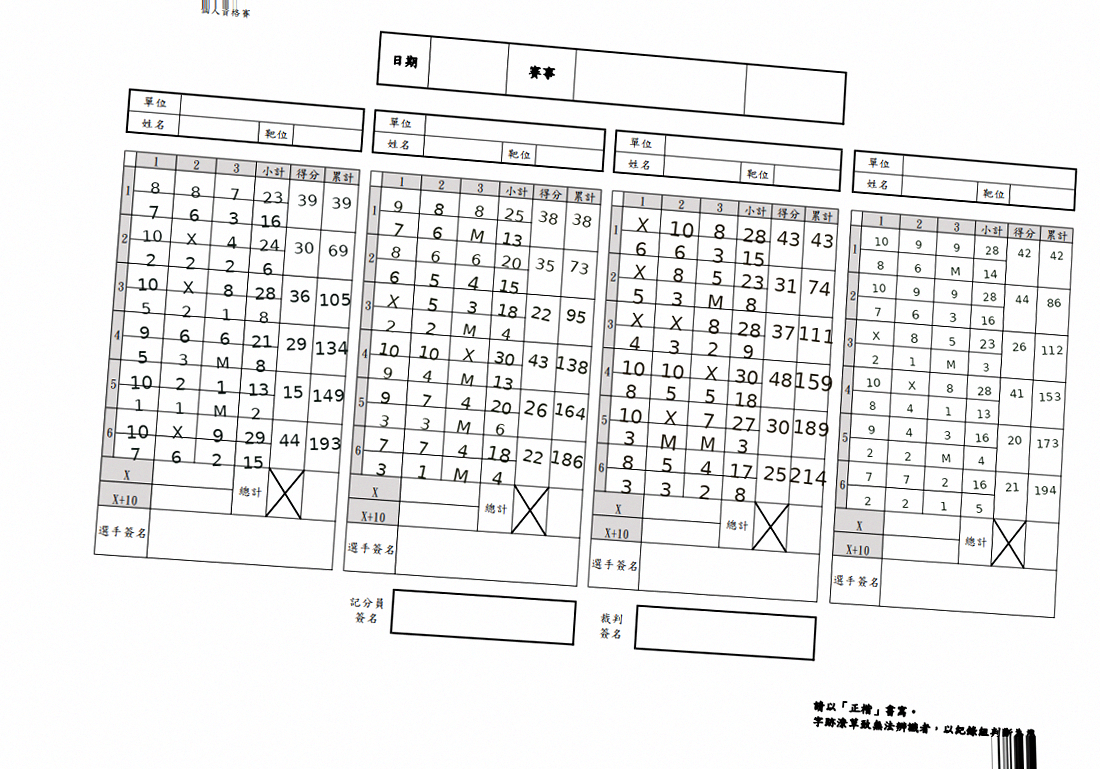
#> input picture fake_data_sample2.png, 1100 x 769 px; its folder holds only this picture in this run
$ python -i image_quality.py   (imports and definitions only)   (older library calls are emulated)
#> lines starting #> are read from the running program, lines starting #| are printed output that depends on the picture; after the words box and inside, x2 and y2 are one past the last pixel; in counts of white or black regions, pixels touching at a corner belong together
#> in analyze_image_quality, img is the input picture: shape (769, 1100, 3); mean B, G, R 236.7, 236.9, 236.9
import json
from dataclasses import dataclass
from pathlib import Path

import cv2
import numpy as np


@dataclass
class ImageQualityResult:
    image_path: str
    width: int
    height: int
    estimated_skew_deg: float
    orientation: str
    shadow_ratio: float
    blur_score: float

    def to_dict(self) -> dict:
        return {
            "image_path": self.image_path,
            "width": self.width,
            "height": self.height,
            "estimated_skew_deg": round(self.estimated_skew_deg, 3),
            "orientation": self.orientation,
            "shadow_ratio": round(self.shadow_ratio, 4),
            "blur_score": round(self.blur_score, 3),
        }


def _estimate_skew_angle(gray: np.ndarray) -> float:
    edges = cv2.Canny(gray, 80, 180)
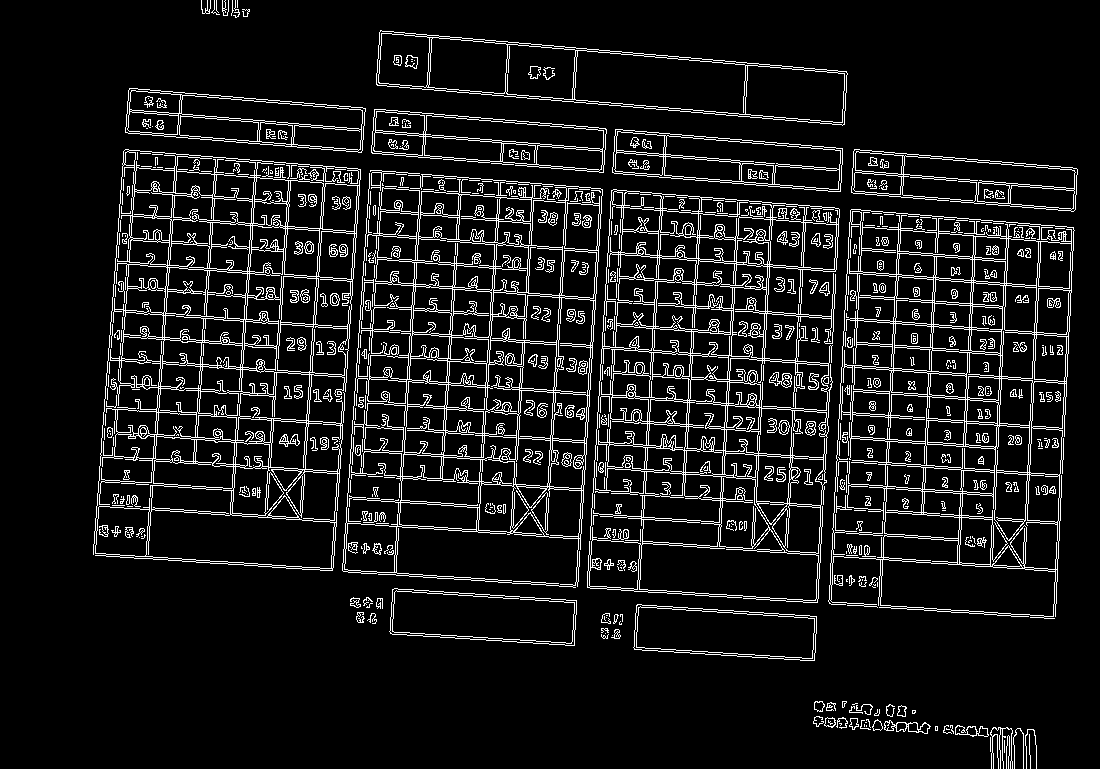
#> edges: shape (769, 1100); 9.3% white in thin lines or dots, all inside (x1, y1, x2, y2) = (93, 0, 1078, 769)
    lines = cv2.HoughLinesP(edges, 1, np.pi / 180, threshold=120, minLineLength=80, maxLineGap=12)
#> lines = 287 rows, first 6: [101, 455, 820, 505], [104, 408, 684, 449], [100, 457, 1059, 524], [93, 552, 383, 572], [97, 505, 729, 549], [514, 143, 982, 183]
    if lines is None:
        return 0.0
    angles = []
    for line in lines[:, 0]:
        x1, y1, x2, y2 = line
        angle = np.degrees(np.arctan2(y2 - y1, x2 - x1))
        if -45 <= angle <= 45:
            angles.append(angle)
#> this loop made 287 passes
#> (x1, y1, x2, y2, angle) on passes 1 to 3: (101, 455, 820, 505, 3.98), (104, 408, 684, 449, 4.04), (100, 457, 1059, 524, 4)
#> after the loop, angles = 213 values, max 5.93 at index 197, min 2.73 at index 167, mean 4.31
    if not angles:
        return 0.0
    return float(np.median(angles))


def _estimate_orientation(gray: np.ndarray) -> str:
    h, w = gray.shape
#> h = 769; w = 1100
    return "portrait" if h >= w else "landscape"


def _estimate_shadow_ratio(gray: np.ndarray) -> float:
    # Pixels too dark are treated as potential shadow area.
    return float(np.mean(gray < 60))


def _estimate_blur(gray: np.ndarray) -> float:
    return float(cv2.Laplacian(gray, cv2.CV_64F).var())


def analyze_image_quality(image_path: Path) -> ImageQualityResult:
    img = cv2.imread(str(image_path))
    if img is None:
        raise FileNotFoundError(f"Cannot open image: {image_path}")
    gray = cv2.cvtColor(img, cv2.COLOR_BGR2GRAY)

    return ImageQualityResult(
        image_path=str(image_path),
        width=img.shape[1],
        height=img.shape[0],
        estimated_skew_deg=_estimate_skew_angle(gray),
        orientation=_estimate_orientation(gray),
        shadow_ratio=_estimate_shadow_ratio(gray),
        blur_score=_estimate_blur(gray),
    )


def analyze_folder(images_dir: Path, output_path: Path) -> Path:
    results = []
    for p in sorted(images_dir.glob("*.png")) + sorted(images_dir.glob("*.jpg")) + sorted(images_dir.glob("*.jpeg")):
        results.append(analyze_image_quality(p).to_dict())

    output_path.parent.mkdir(parents=True, exist_ok=True)
    output_path.write_text(json.dumps({"results": results}, ensure_ascii=False, indent=2), encoding="utf-8")
    return output_path

>>> result = analyze_image_quality('../../../fake_data_sample2.png')
